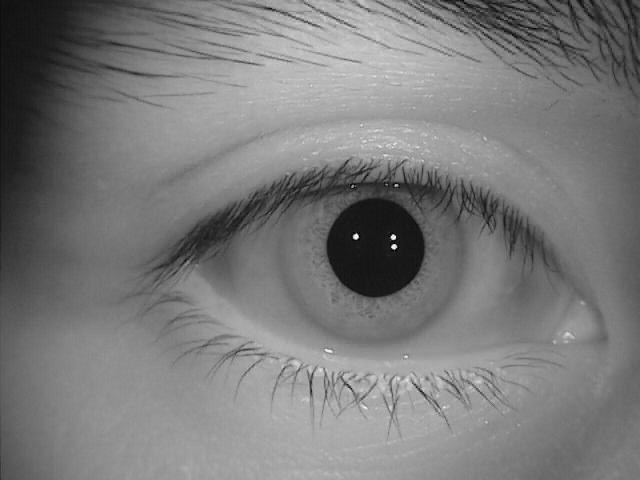
%> input picture pics/S2001R01.jpg, 640 x 480 px
$ octave --eval "result = findline(imread('../../pics/S2001R01.jpg'));"   (GNU Octave 9; MATLAB toolbox functions it lacks are replaced by stand-ins)
%> lines starting %> are read from the running program, lines starting %| are printed output that depends on the picture; in (x1, y1, x2, y2) boxes, pixels count from 0 and x2, y2 are one past the last pixel; in counts of white or black regions, pixels touching at a corner belong together; the program's own positions count from 1
### matlab/fnc/canny.m
% CANNY - Canny edge detection
%
% Function to perform Canny edge detection. Code uses modifications as
% suggested by Fleck (IEEE PAMI No. 3, Vol. 14. March 1992. pp 337-345)
%
% Usage: [gradient or] = canny(im, sigma)
%
% Arguments:   im       - image to be procesed
%              sigma    - standard deviation of Gaussian smoothing filter
%                      (typically 1)
%		       scaling  - factor to reduce input image by
%		       vert     - weighting for vertical gradients
%		       horz     - weighting for horizontal gradients
%
% Returns:     gradient - edge strength image (gradient amplitude)
%              or       - orientation image (in degrees 0-180, positive
%                         anti-clockwise)
%
% See also:  NONMAXSUP, HYSTHRESH

% Author:
% Peter Kovesi
% Department of Computer Science & Software Engineering
% The University of Western Australia
% pk@cs.uwa.edu.au  www.cs.uwa.edu.au/~pk
%
% April 1999    Original version
% January 2003  Error in calculation of d2 corrected
% March 2003	Modified to accept scaling factor and vertical/horizontal
%		        gradient bias (Libor Masek)

function [gradient, or] = canny(im, sigma, scaling, vert, horz)
%> called with sigma = 2, scaling = 1, vert = 0, horz = 1

xscaling = vert;
yscaling = horz;

hsize = [6*sigma+1, 6*sigma+1];   % The filter size.

gaussian = fspecial('gaussian',hsize,sigma);
im = filter2(gaussian,im);        % Smoothed image.

im = imresize(im, scaling);

[rows, cols] = size(im);
%> rows = 480; cols = 640

h =  [  im(:,2:cols)  zeros(rows,1) ] - [  zeros(rows,1)  im(:,1:cols-1)  ];
v =  [  im(2:rows,:); zeros(1,cols) ] - [  zeros(1,cols); im(1:rows-1,:)  ];
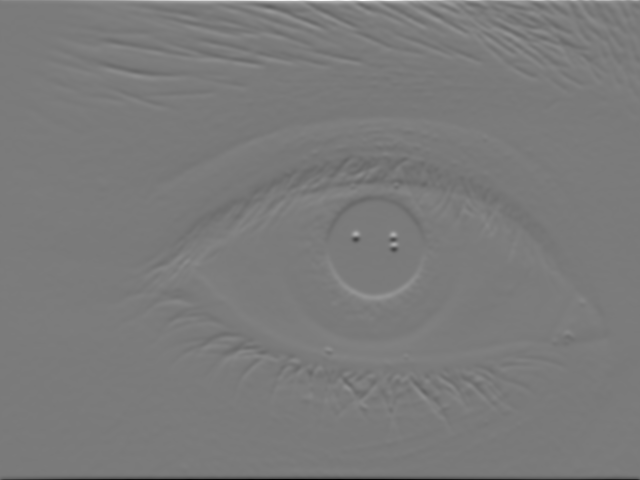
%> v: size 480x640 double; min -132, max 141.7, mean 0.1; drawn with min black and max white
d1 = [  im(2:rows,2:cols) zeros(rows-1,1); zeros(1,cols) ] - ...
                               [ zeros(1,cols); zeros(rows-1,1) im(1:rows-1,1:cols-1)  ];
d2 = [  zeros(1,cols); im(1:rows-1,2:cols) zeros(rows-1,1);  ] - ...
                               [ zeros(rows-1,1) im(2:rows,1:cols-1); zeros(1,cols)   ];
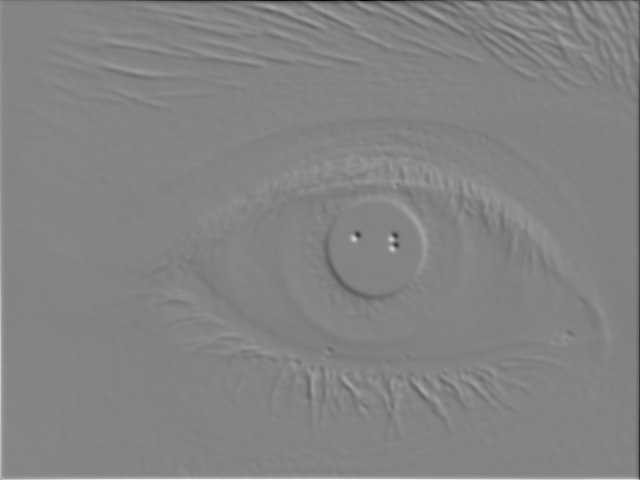
%> d2: size 480x640 double; min -141.7, max 132, mean 0; drawn with min black and max white

X = ( h + (d1 + d2)/2.0 ) * xscaling;
%> X: size 480x640 double; every value is 0
Y = ( v + (d1 - d2)/2.0 ) * yscaling;

gradient = sqrt(X.*X + Y.*Y); % Gradient amplitude.
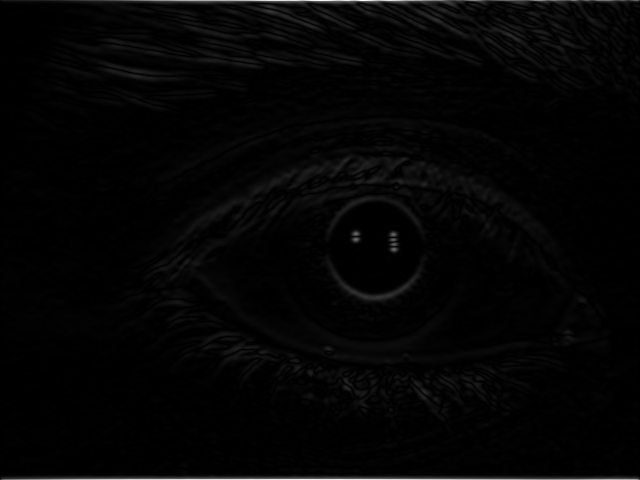
%> gradient: size 480x640 double; min 0, max 282.3, mean 5.4; drawn with min black and max white

or = atan2(-Y, X);            % Angles -pi to + pi.
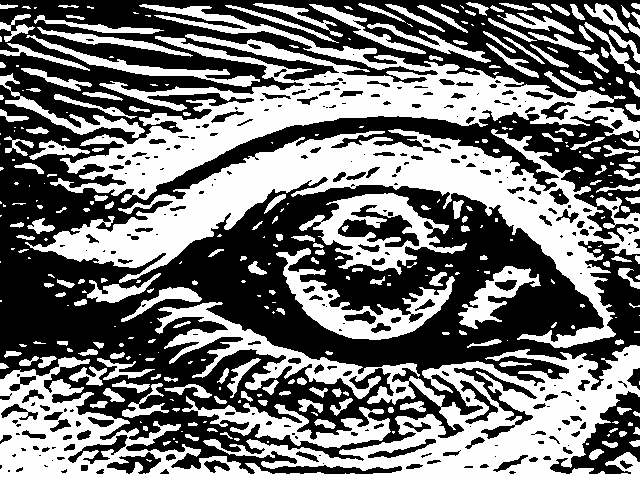
%> or: size 480x640 double; min -1.57, max 1.57, mean -0.116; drawn with min black and max white
neg = or<0;                   % Map angles to 0-pi.
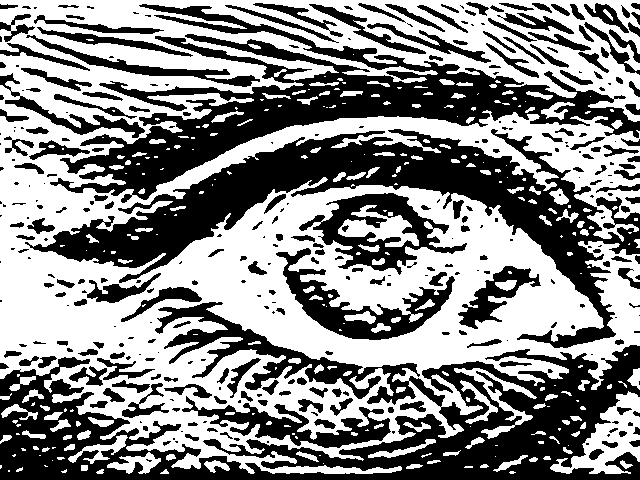
%> neg: size 480x640 logical; 53.7% white; 342 black regions (143 under 20 px), largest, box (x1, y1, x2, y2) and area: (0, 302, 640, 480) 40203, (25, 129, 640, 348) 31095, (50, 4, 640, 203) 28507
or = or.*~neg + (or+pi).*neg;
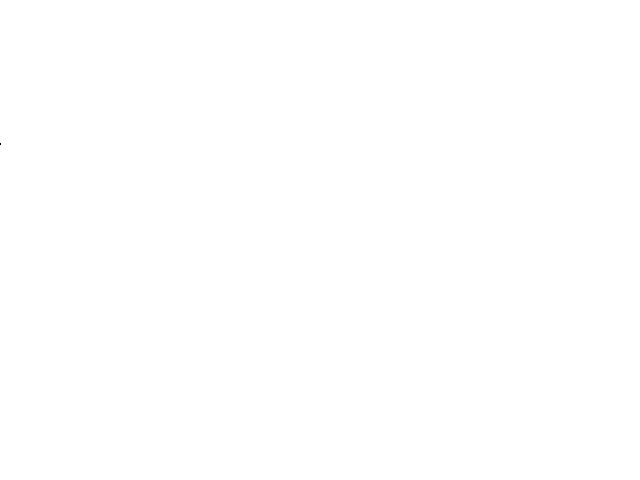
%> or: size 480x640 double; values 0 (black) and 1.57 (white), 100% white; black in thin lines or dots, all inside (x1, y1, x2, y2) = (0, 143, 1, 145)
or = or*180/pi;               % Convert to degrees.

### matlab/fnc/adjgamma.m
% ADJGAMMA - Adjusts image gamma.
%
% function g = adjgamma(im, g)
%
% Arguments:
%            im     - image to be processed.
%            g      - image gamma value.
%                     Values in the range 0-1 enhance contrast of bright
%                     regions, values > 1 enhance contrast in dark
%                     regions.

% Author:
% Peter Kovesi
% Department of Computer Science & Software Engineering
% The University of Western Australia
% pk@cs.uwa.edu.au  www.cs.uwa.edu.au/~pk
%
% April 1999    Original version
% January 2003  Error in calculation of d2 corrected
% March 2003    Modified to accept scaling factor and vertical/horizontal
%               gradient bias (Libor Masek)

function newim = adjgamma(im, g)
%> called with g = 1.9

    if g <= 0
	error('Gamma value must be > 0');
    end

    if isa(im,'uint8');
	newim = double(im);
    else
	newim = im;
    end

    % rescale range 0-1
    newim = newim-min(min(newim));
    newim = newim./max(max(newim));

    newim =  newim.^(1/g);   % Apply gamma function
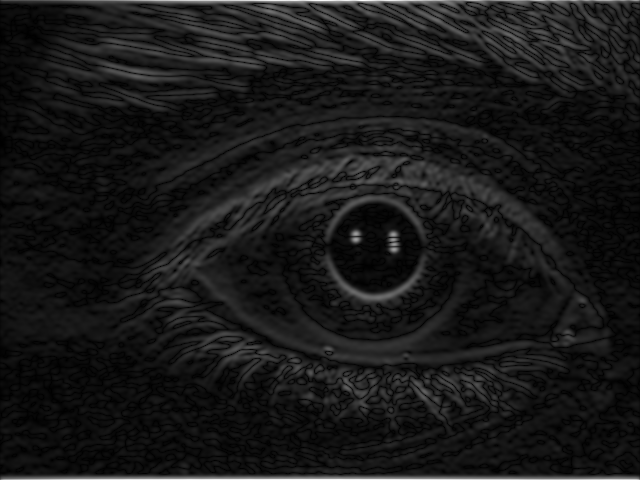
%> newim: size 480x640 double; min 0, max 1, mean 0.097

### matlab/fnc/findline.m
% findline - returns the coordinates of a line in an image using the
% linear Hough transform and Canny edge detection to create
% the edge map.
%
% Usage:
% lines = findline(image)
%
% Arguments:
%	image   - the input image
%
% Output:
%	lines   - parameters of the detected line in polar form
%
% Author:
% Libor Masek
% masekl01@csse.uwa.edu.au
% School of Computer Science & Software Engineering
% The University of Western Australia
% November 2003

function lines = findline(image)

[I2 or] = canny(image, 2, 1, 0.00, 1.00);

I3 = adjgamma(I2, 1.9);
%> (the run ends here)

$ run again, on pics/S2002R01.jpg
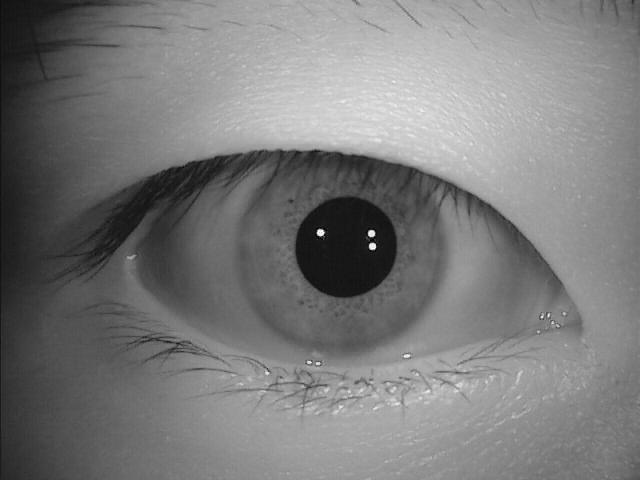
%> input picture pics/S2002R01.jpg, 640 x 480 px
%> X: size 480x640 double; every value is 0
%> in canny, `neg = or<0;`:
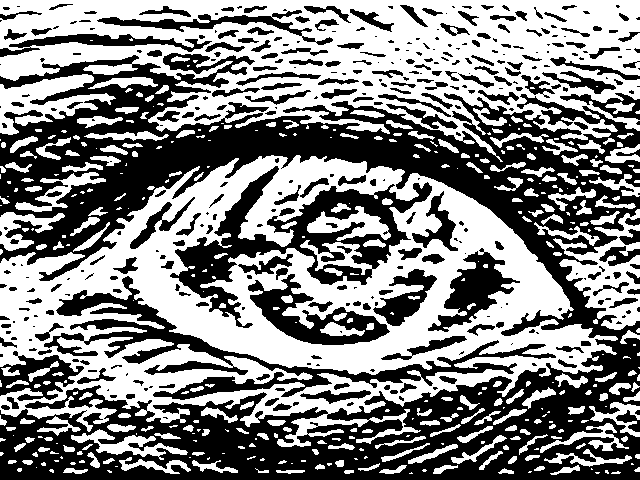
%> neg: size 480x640 logical; 51.7% white; 383 black regions (182 under 20 px), largest, box (x1, y1, x2, y2) and area: (0, 53, 640, 480) 93917, (170, 166, 432, 328) 10761, (44, 276, 556, 400) 9620
%> in adjgamma, `newim =  newim.^(1/g);`:
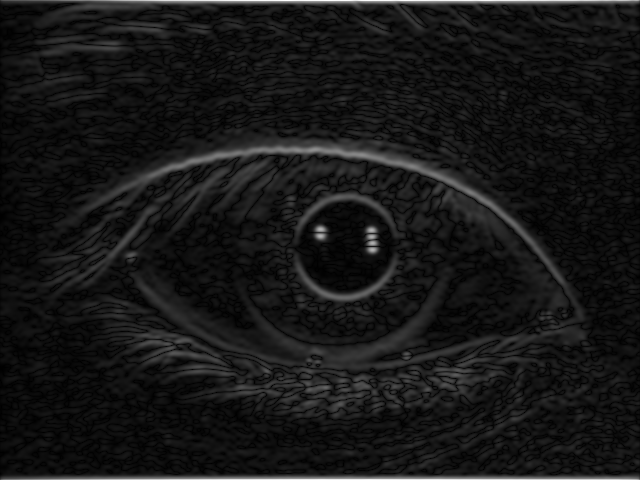
%> newim: size 480x640 double; min 0, max 1, mean 0.0905
